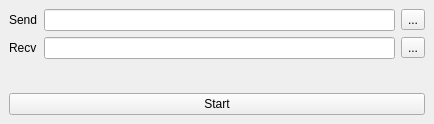
<?xml version="1.0" encoding="UTF-8"?>
<ui version="4.0">
 <class>MainWindow</class>
 <widget class="QMainWindow" name="MainWindow">
  <property name="geometry">
   <rect>
    <x>0</x>
    <y>0</y>
    <width>434</width>
    <height>124</height>
   </rect>
  </property>
  <property name="windowTitle">
   <string>ZModem Test</string>
  </property>
  <widget class="QWidget" name="centralwidget">
   <layout class="QVBoxLayout" name="verticalLayout">
    <item>
     <layout class="QGridLayout" name="gridLayout">
      <item row="1" column="1">
       <widget class="QLineEdit" name="lineEdit_Recv"/>
      </item>
      <item row="1" column="2">
       <widget class="QToolButton" name="toolButton_recv">
        <property name="text">
         <string>...</string>
        </property>
       </widget>
      </item>
      <item row="0" column="2">
       <widget class="QToolButton" name="toolButton_Send">
        <property name="text">
         <string>...</string>
        </property>
       </widget>
      </item>
      <item row="0" column="1">
       <widget class="QLineEdit" name="lineEdit_Send"/>
      </item>
      <item row="0" column="0">
       <widget class="QLabel" name="label">
        <property name="text">
         <string>Send</string>
        </property>
       </widget>
      </item>
      <item row="1" column="0">
       <widget class="QLabel" name="label_2">
        <property name="text">
         <string>Recv</string>
        </property>
       </widget>
      </item>
     </layout>
    </item>
    <item>
     <spacer name="verticalSpacer">
      <property name="orientation">
       <enum>Qt::Vertical</enum>
      </property>
      <property name="sizeHint" stdset="0">
       <size>
        <width>20</width>
        <height>40</height>
       </size>
      </property>
     </spacer>
    </item>
    <item>
     <widget class="QPushButton" name="pushButton_Start">
      <property name="text">
       <string>Start</string>
      </property>
     </widget>
    </item>
   </layout>
  </widget>
 </widget>
 <resources/>
 <connections/>
</ui>
